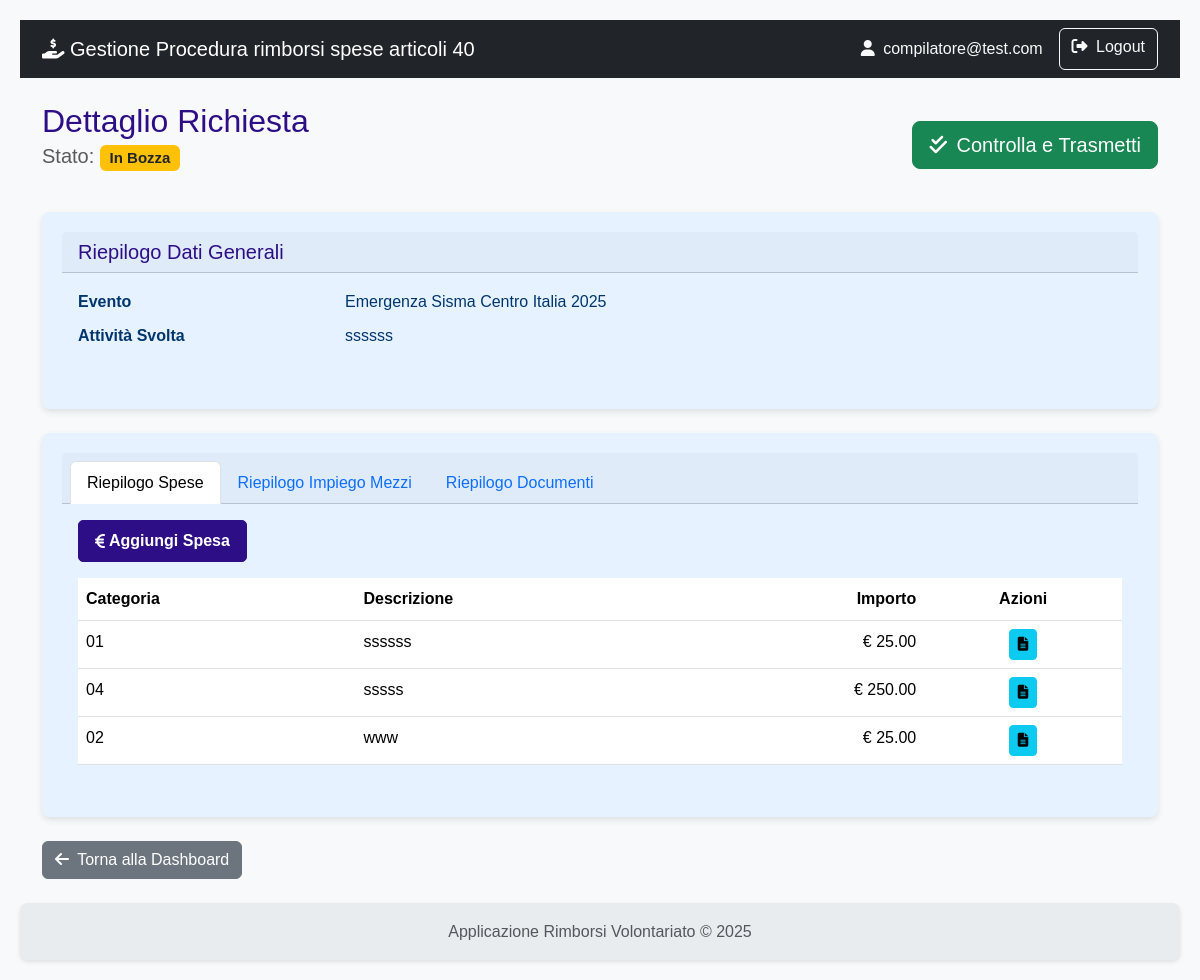
Page /richiesta/dettaglio/4 (signed in) on the committed database.
### rimborsi/models.py (models this page shows)
class User(db.Model, UserMixin):
    id = db.Column(db.Integer, primary_key=True)
    username = db.Column(db.String(80), nullable=False)
    email = db.Column(db.String(120), nullable=False)
    password_hash = db.Column(db.String(120), nullable=False)
    role = db.Column(db.String(20), nullable=False)
    organizzazioni = db.relationship('Organizzazione', secondary=associazione_utente_organizzazione, back_populates='utenti_compilatori')
    __table_args__ = (
        db.UniqueConstraint('username', name='uq_user_username'),
        db.UniqueConstraint('email', name='uq_user_email'),
    )

class Evento(db.Model):
    id = db.Column(db.Integer, primary_key=True)
    protocollo_attivazione = db.Column(db.String(50), unique=True)
    nome = db.Column(db.String(100), nullable=False)
    descrizione = db.Column(db.Text)
    tipologia = db.Column(db.String(1), nullable=False)
    data_inizio = db.Column(db.Date)
    data_fine = db.Column(db.Date)
    richieste = db.relationship('Richiesta', backref='evento', lazy=True)
    __table_args__ = (db.UniqueConstraint('protocollo_attivazione', name='uq_evento_protocollo_attivazione'),)

class Richiesta(db.Model):
    id = db.Column(db.Integer, primary_key=True)
    stato = db.Column(db.String(1), default='A', nullable=False)
    esito = db.Column(db.String(1))
    attivita_svolta = db.Column(db.Text)
    data_inizio_attivita = db.Column(db.Date)
    data_fine_attivita = db.Column(db.Date)
    numero_volontari_coinvolti = db.Column(db.Integer)
    data_creazione = db.Column(db.DateTime, default=datetime.utcnow)
    data_invio = db.Column(db.DateTime)
    protocollo_invio = db.Column(db.String(50), nullable=True)
    note_istruttoria = db.Column(db.Text, nullable=True)
    data_fine_istruttoria = db.Column(db.DateTime)
    protocollo_istruttoria = db.Column(db.String(50), nullable=True)
    evento_id = db.Column(db.Integer, db.ForeignKey('evento.id'), nullable=False)
    organizzazione_id = db.Column(db.Integer, db.ForeignKey('organizzazione.id'), nullable=False)
    impieghi = db.relationship('ImpiegoMezzoAttrezzatura', backref='richiesta', lazy=True, cascade="all, delete-orphan")
    spese = db.relationship('Spesa', backref='richiesta', lazy=True, cascade="all, delete-orphan")
    __table_args__ = (
        db.UniqueConstraint('protocollo_invio', name='uq_richiesta_protocollo_invio'),
        db.UniqueConstraint('protocollo_istruttoria', name='uq_richiesta_protocollo_istruttoria'),
    )

class Spesa(db.Model):
    id = db.Column(db.Integer, primary_key=True)
    data_spesa = db.Column(db.Date, nullable=False)
    categoria = db.Column(db.String(1), nullable=False)
    descrizione_spesa = db.Column(db.String(250))
    importo_richiesto = db.Column(db.Float, nullable=False)
    importo_approvato = db.Column(db.Float)
    note_istruttoria = db.Column(db.Text)
    richiesta_id = db.Column(db.Integer, db.ForeignKey('richiesta.id'), nullable=False)
    documenti = db.relationship('DocumentoSpesa', backref='spesa', lazy=True, cascade="all, delete-orphan")
    impiego_id = db.Column(db.Integer, db.ForeignKey('impiego_mezzo_attrezzatura.id'), nullable=True)

### rimborsi/richiesta/routes.py (the view)
@richiesta_bp.route('/dettaglio/<int:richiesta_id>')
@login_required
def dettaglio_richiesta(richiesta_id):
    richiesta = Richiesta.query.get_or_404(richiesta_id)
    return render_template('richiesta/dettaglio_richiesta.html', richiesta=richiesta)

### rimborsi/models.py (called while the page is built)
    def get_tipo_documento_display(self):
        tipo = {
            'A': 'Scontrino',
            'B': 'Fattura',
            'C': 'Autorizzazione',
            'D': 'Attestazione Danno'
        }
        return tipo.get(self.tipo_documento, self.tipo_documento)

    @property
    def km_totali(self):
        if self.km_partenza is not None and self.km_arrivo is not None:
            return self.km_arrivo - self.km_partenza
        return 0

### rimborsi/templates/richiesta/dettaglio_richiesta.html (shortened to what this page needs)
{% extends 'base.html' %}
{% block content %}
    <div class="d-flex justify-content-between align-items-center mb-4">
        <div>
            <h2 class="mb-0">Dettaglio Richiesta</h2>
            <p class="lead text-muted">
                Stato:
                {% if richiesta.stato == 'A' %}
                    <span class="badge bg-warning text-dark">In Bozza</span>
                {% elif richiesta.stato == 'B' %}
                    <span class="badge bg-info">In Istruttoria</span>
                {% elif richiesta.stato == 'C' %}
                    <span class="badge bg-success">Istruita</span>
                {% endif %}
            </p>
        </div>
        <div>
             {% if richiesta.stato == 'A' %}
            <a href="{{ url_for('richiesta.controlla_richiesta', richiesta_id=richiesta.id) }}" class="btn btn-success btn-lg" title="Vai alla pagina di controllo finale">
            <i class="fas fa-check-double me-1"></i> Controlla e Trasmetti
            </a>
            {% endif %}
        </div>
    </div>
    <div class="card shadow-sm mb-4">
        <div class="card-header"><h5 class="mb-0">Riepilogo Dati Generali</h5></div>
        <div class="card-body">
            <dl class="row">
                <dt class="col-sm-3">Evento</dt>
                <dd class="col-sm-9">{{ richiesta.evento.nome }}</dd>
                <dt class="col-sm-3">Attività Svolta</dt>
                <dd class="col-sm-9">{{ richiesta.attivita_svolta }}</dd>
            </dl>
        </div>
    </div>
    <div class="card shadow-sm">
        <div class="card-header">
            <ul class="nav nav-tabs card-header-tabs">
                <li class="nav-item">
                    <a class="nav-link active" data-bs-toggle="tab" href="#tab-spese">Riepilogo Spese</a>
                </li>
                <li class="nav-item">
                    <a class="nav-link" data-bs-toggle="tab" href="#tab-impieghi">Riepilogo Impiego Mezzi</a>
                </li>
                <li class="nav-item">
                    <a class="nav-link" data-bs-toggle="tab" href="#tab-documenti">Riepilogo Documenti</a>
                </li>
            </ul>
        </div>
        <div class="card-body">
            <div class="tab-content">
                <div class="tab-pane fade show active" id="tab-spese">
                     {% if richiesta.stato == 'A' %}
                    <a href="{{ url_for('richiesta.crea_spesa', richiesta_id=richiesta.id) }}" class="btn btn-primary mb-3">
                        <i class="fas fa-euro-sign me-1"></i> Aggiungi Spesa
                    </a>
                    {% endif %}
                    <table class="table table-hover">
                        <thead>
                            <tr>
                                <th>Categoria</th>
                                <th>Descrizione</th>
                                <th class="text-end">Importo</th>
                                <th class="text-center">Azioni</th>
                            </tr>
                        </thead>
                        <tbody>
                            {% for spesa in richiesta.spese %}
                            <tr>
                                <td>{{ spesa.categoria }}</td>
                                <td>{{ spesa.descrizione_spesa }}</td>
                                <td class="text-end">&euro; {{ "%.2f"|format(spesa.importo_richiesto) }}</td>
                                <td class="text-center">
                                    <a href="{{ url_for('richiesta.lista_documenti', spesa_id=spesa.id) }}" class="btn btn-info btn-sm">
                                        <i class="fas fa-file-alt"></i>
                                    </a>
                                </td>
                            </tr>
                            {% else %}
                            <tr><td colspan="4" class="text-center text-muted">Nessuna spesa inserita.</td></tr>
                            {% endfor %}
                        </tbody>
                    </table>
                </div>
            </div>
        </div>
    </div>
    <div class="mt-4">
        <a href="{{ url_for('main.dashboard') }}" class="btn btn-secondary">
            <i class="fas fa-arrow-left me-1"></i> Torna alla Dashboard
        </a>
    </div>
{% endblock %}

### rimborsi/templates/base.html (shortened to what this page needs)
<!doctype html>
<html lang="it" class="h-100">
<head>
    <link href="https://cdn.jsdelivr.net/npm/bootstrap@5.3.3/dist/css/bootstrap.min.css" rel="stylesheet" xintegrity="sha384-QWTKZyjpPEjISv5WaRU9OFeRpok6YctnYmDr5pNlyT2bRjXh0JMhjY6hW+ALEwIH">
    <link rel="stylesheet" href="https://cdnjs.cloudflare.com/ajax/libs/font-awesome/6.5.2/css/all.min.css" xintegrity="sha512-SnH5WK+bZxgPHs44uWIX+LLJAJ9/2PkPKZ5QiAj6Ta86w+fsb2TkcmfRyVX3pBnMFcV7oQPJkl9QevSCWr3W6A==" />
    <link rel="stylesheet" href="{{ url_for('static', filename='css/styles.css') }}">
</head>
<body>
    <nav class="navbar navbar-expand-lg navbar-dark bg-dark">
        <div class="container">
            <a class="navbar-brand" href="{{ url_for('auth.index') }}">
                <i class="fas fa-hand-holding-dollar"></i>
                Gestione Procedura rimborsi spese articoli 40
            </a>
            <div class="collapse navbar-collapse" id="navbarNav">
                <div class="d-flex ms-auto">
                    {% if current_user.is_authenticated %}
                        <span class="navbar-text me-3 text-light">
                            <i class="fas fa-user me-1"></i> {{ current_user.email }}
                        </span>
                        <a href="{{ url_for('auth.logout') }}" class="btn btn-outline-light">
                            <i class="fas fa-sign-out-alt me-1"></i> Logout
                        </a>
                    {% else %}
                        <a href="{{ url_for('auth.registrati') }}" class="btn btn-outline-light me-2">Registrati</a>
                        <a href="{{ url_for('auth.login') }}" class="btn btn-outline-light">Login</a>
                    {% endif %}
                </div>
            </div>
        </div>
    </nav>
    <main class="container my-4">
        {% block content %}{% endblock %}
    </main>
    <footer class="footer mt-auto py-3">
        <div class="container text-center">
            <span class="text-muted">Applicazione Rimborsi Volontariato &copy; 2025</span>
        </div>
    </footer>
</body>
</html>

### rimborsi/static/css/styles.css (style rules this page uses)
:root { --color-primary: #2e0e86; --color-primary-hover: #142fca; --color-text-light: #ffffff; --color-card-bg: #e6f2ff; --color-card-text: #00366d; --color-bg: #f4f4f4; --color-text-dark: #333; --color-link: #0055a4; --border-radius: 8px; --box-shadow: 0 2px 4px rgba(0, 0, 0, 0.1); --box-shadow-card: 0 3px 6px rgba(0, 0, 0, 0.1); --transition-standard: all 0.3s ease; }
body { font-family: Arial, sans-serif; background-color: var(--color-bg); color: var(--color-text-dark); margin: 0; padding: 20px; line-height: 1.6; }
h1, h2, h3, h4, h5, h6 { color: var(--color-primary); margin-top: 0; }
a { color: var(--color-link); text-decoration: none; }
.btn-primary { background-color: var(--color-primary) !important; border-color: var(--color-primary) !important; color: var(--color-text-light) !important; font-weight: bold !important; text-decoration: none !important; display: inline-flex !important; align-items: center !important; justify-content: center !important; padding: 0.5rem 1rem !important; border-radius: 5px !important; transition: var(--transition-standard) !important; cursor: pointer; }
.btn-primary i { margin-right: 0.25rem !important; }
.card { flex: 1; background-color: var(--color-card-bg); color: var(--color-card-text); border-radius: var(--border-radius); padding: 20px; box-shadow: var(--box-shadow-card); transition: transform 0.2s ease-in-out; border: none; }
.card-body i { transition: var(--transition-standard); }
.shadow-sm { box-shadow: var(--box-shadow-card) !important; }
.text-center { text-align: center; }
.footer { display: flex; justify-content: left; gap: 20px; background-color: var(--color-primary); padding: 15px 20px; border-radius: var(--border-radius); margin-top: 20px; box-shadow: var(--box-shadow); }

### rimborsi/templates/base.html (style rules this page uses)
body { display: flex; flex-direction: column; min-height: 100vh; background-color: #f8f9fa; }
main { flex: 1; }
.footer { background-color: #e9ecef; }

### rows in the picture
User: email "compilatore@test.com"
Evento: evento.nome "Emergenza Sisma Centro Italia 2025"
Richiesta: attivita_svolta "ssssss"
Spesa: categoria "01", descrizione_spesa "ssssss", importo_richiesto "25.00"
Spesa: categoria "04", descrizione_spesa "sssss", importo_richiesto "250.00"
Spesa: categoria "02", descrizione_spesa "www", importo_richiesto "25.00"
